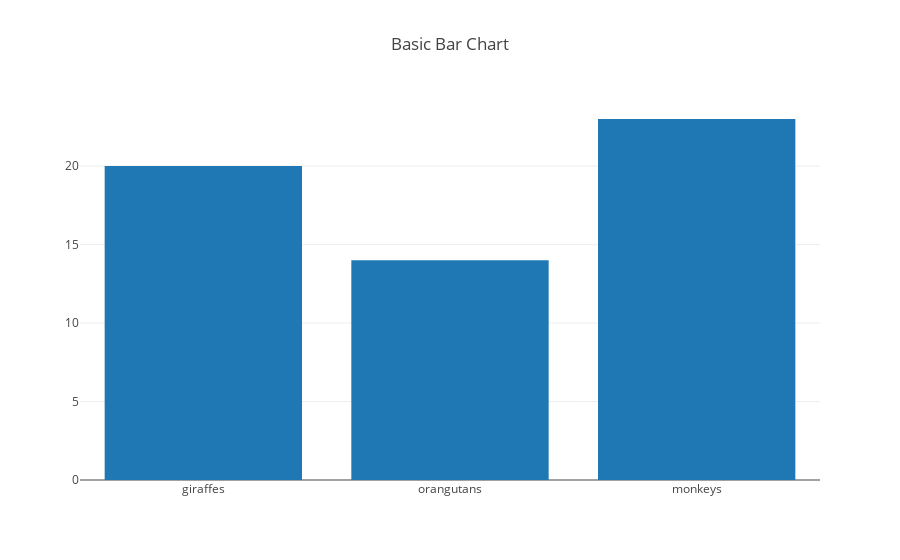

The cell this chart's notebook holds for it:
### Markdown cell above
## basic-bar-chart

### Code cell
def draw():Unit = {
    val data = Seq(
      Bar(
        Seq("giraffes", "orangutans", "monkeys"),
        Seq(20, 14, 23)
      )
    )

    val layout = Layout(title = "Basic Bar Chart")
    plot(data, layout)
}
draw()

### Figure 1 — Plotly figure (JSON) as saved in the notebook; plotly's stock layout.template omitted (floating-point values rounded to 4 significant figures)
{"data": [{"type": "bar", "x": ["giraffes", "orangutans", "monkeys"], "y": [20, 14, 23]}], "layout": {"title": "Basic Bar Chart"}}
